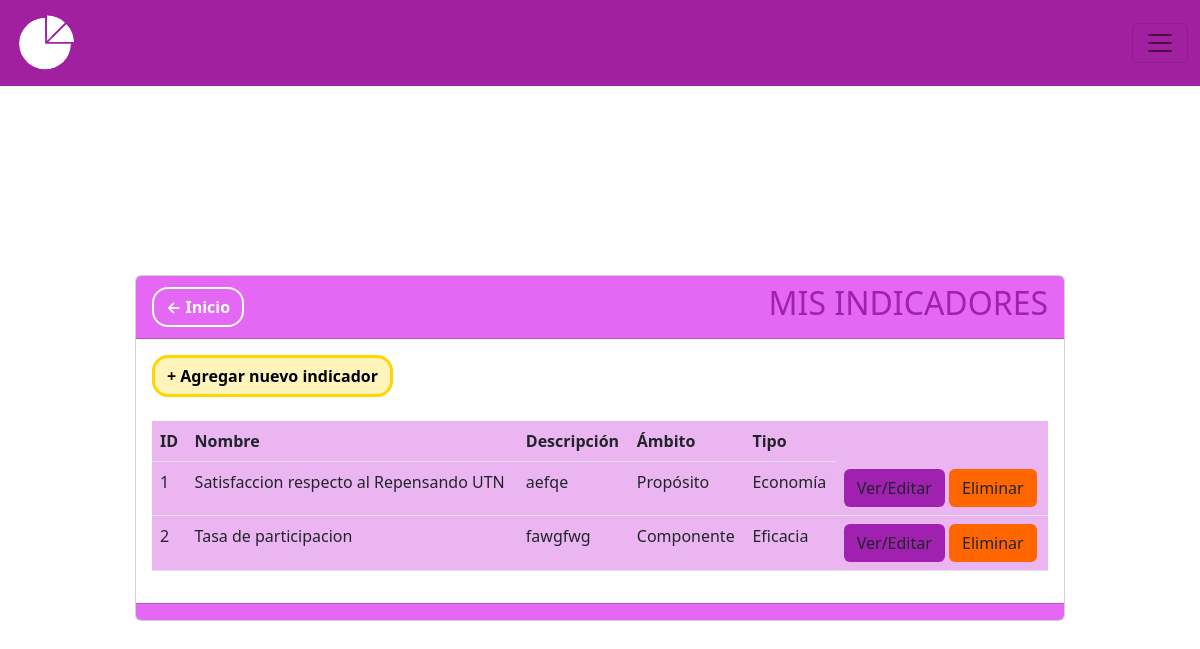
The page /indicadores on the database as committed earlier.
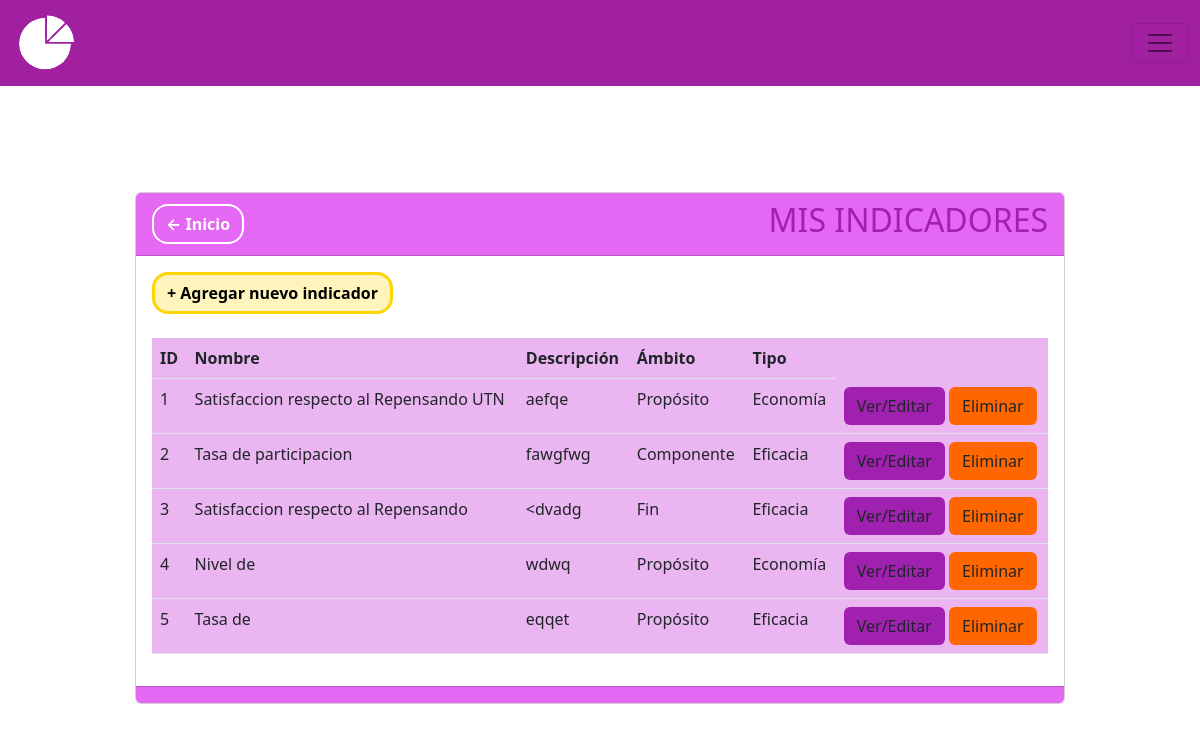
The same page on the database as committed later.
### MIReApp/models.py (models this page shows, shortened)
class Indicador(models.Model):
    id = models.AutoField(primary_key=True)
    nombre = models.CharField(max_length=100,
                              verbose_name='Nombre',
                              unique= True,
                              validators= [
                                  RegexValidator(regex= r'^[a-zA-Z\s]*$',
                                                 message="El nombre no puede contener caracteres especiales.",
                                                 code='invalid_nombre')
                              ])
    descripcion = models.TextField(max_length=100, verbose_name='Descripción', null=True)
    frecuencia = models.CharField(verbose_name='Frecuencia de medición',max_length=10, choices=FRECUENCIAS,default='Anual')
    ambito = models.CharField(verbose_name='¿Qué se está midiendo?',max_length=20, choices=AMBITOS)
    tipo = models.CharField(verbose_name='Tipo',max_length=10, choices=TIPOS)

### MIReApp/views.py (the view)
# urls.py: path('indicadores',views.indicadores, name='indicadores'),
def indicadores(request):#el renderizado se hace acá, por eso tenemos el libro incrustado en el index, eso se soluciona acá
    indicadores = Indicador.objects.all()
    return render(request, 'indicadores/indexindicador.html', {'indicador': indicadores})

### MIReApp/templates/indicadores/indexindicador.html (shortened to what this page needs)
{% extends "base.html" %}
{% block contenido %}
<br>
<br>
<br>
<center>
    <div class="col-md-10 card" style="text-align: left;">
        <div class="card-header" style="background-color: #e468f4;">
            <div style="display: flex; justify-content: space-between; align-items: center;">
                <span><a href="{% url 'inicio' %}" class="btn btn-secondary rounded-4 fw-bold" style="background-color: transparent; color: white;border-color: #ffff;border-width: 2px;">← Inicio</a></span>
                <span><h2>MIS INDICADORES</h2></span>
            </div>
        </div>
        <div class="card-body">
            <a name="" id="" class="btn fw-bold rounded-4" href="{% url 'crear_indicador' %}" style="background-color: #fff4bb;color: #000000;border-color: #ffd500;border-width: 3px;">+ Agregar nuevo indicador</a>
            <br>
            <br>
            <div class="table-responsive">
                <table class="table" style="background-color: #eab5f1;">
                    <thead>
                        <tr>
                            <th scope="col">ID</th>
                            <th scope="col">Nombre</th>
                            <th scope="col">Descripción</th>
                            <th scope="col">Ámbito</th>
                            <th scope="col">Tipo</th>
                        </tr>
                    </thead>
                    <tbody>
                        {% for indi in indicador %}
                        <tr class="">
                            <td scope="row">{{ indi.id }}</td>
                            <td>{{ indi.nombre }}</td>
                            <td>{{ indi.descripcion }}</td>
                            <td>{{ indi.ambito }}</td>
                            <td>{{ indi.tipo }}</td>
                            <td>
                                <a name="" id="" class="btn" style="background-color: #a020b0;" href="">Ver/Editar</a>
                                <a name="" id="" class="btn" style="background-color: #f60;" href="" role="button">Eliminar</a>
                            </td>
                        </tr>
                        {% endfor %}
                    </tbody>
                </table>
            </div>
        </div>
        <div class="card-footer text-muted" style="background-color: #e468f4;">
        </div>
    </div>
</center>
{% endblock %}

Rows that differ between the two databases and show on the page:
added Indicador: id "3", nombre "Satisfaccion respecto al Repensando", descripcion "<dvadg", ambito "Fin", tipo "Eficacia"
added Indicador: id "4", nombre "Nivel de", descripcion "wdwq", ambito "Propósito", tipo "Economía"
added Indicador: id "5", nombre "Tasa de", descripcion "eqqet", ambito "Propósito", tipo "Eficacia"
